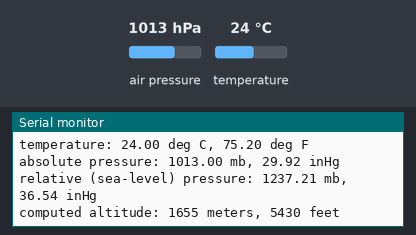
The sketch below on a simulated Arduino Uno, built with avr-gcc and run on an emulated ATmega328P. On the bench: the last lines printed to the serial monitor. Inputs (shaded band) come from the test bench; at power-on: air pressure 1013 hPa, temperature 24 °C.

Above: at 6.0 s.
6.1 s: air pressure set to 952 hPa
At 10.43 s:
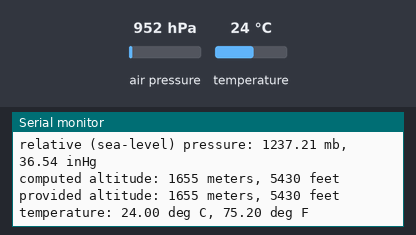
12.3 s: temperature set to 12 °C
At 15.68 s:
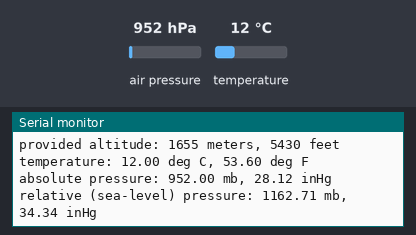
18.5 s: air pressure set to 975 hPa
At 20.81 s:
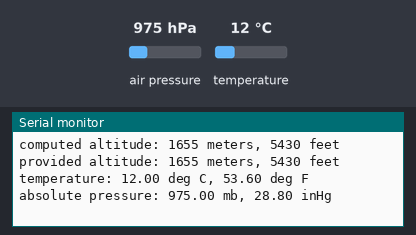
Timing chart, 0 to 22.3 s (numbered marks = the images above; inputs shaded):
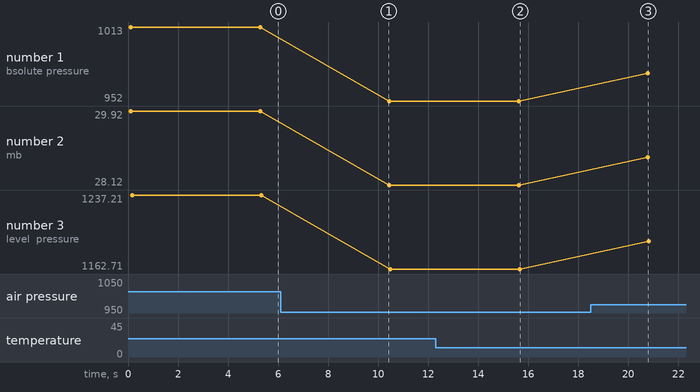

The sketch:

BMP180_sensor_test.ino
```cpp
// (licence header left out)
// Your sketch must #include this library, and the Wire library.
// (Wire is a standard library included with Arduino.):

#include <SFE_BMP180.h>
#include <Wire.h>

// You will need to create an SFE_BMP180 object, here called "pressure":

SFE_BMP180 pressure;

#define ALTITUDE 1655.0 // Altitude of SparkFun's HQ in Boulder, CO. in meters

void setup()
{
  Serial.begin(9600);
  Serial.println("REBOOT");

  // Initialize the sensor (it is important to get calibration values stored on the device).

  if (pressure.begin())
    Serial.println("BMP180 init success");
  else
  {
    // Oops, something went wrong, this is usually a connection problem,
    // see the comments at the top of this sketch for the proper connections.

    Serial.println("BMP180 init fail\n\n");
    while(1); // Pause forever.
  }
}

void loop()
{
  char state;
  double T,P,p0,a;

  // Loop here getting pressure readings every 10 seconds.

  // If you want sea-level-compensated pressure, as used in weather reports,
  // you will need to know the altitude at which your measurements are taken.
  // We're using a constant called ALTITUDE in this sketch:

  Serial.println();
  Serial.print("provided altitude: ");
  Serial.print(ALTITUDE,0);
  Serial.print(" meters, ");
  Serial.print(ALTITUDE*3.28084,0);
  Serial.println(" feet");

  // If you want to measure altitude, and not pressure, you will instead need
  // to provide a known baseline pressure. This is shown at the end of the sketch.

  // You must first get a temperature measurement to perform a pressure reading.

  // Start a temperature measurement:
  // If request is successful, the number of ms to wait is returned.
  // If request is unsuccessful, 0 is returned.

  state = pressure.startTemperature();
  if (state != 0)
  {
    // Wait for the measurement to complete:
    delay(state);

    // Retrieve the completed temperature measurement:
    // Note that the measurement is stored in the variable T.
    // Function returns 1 if successful, 0 if failure.

    state = pressure.getTemperature(T);
    if (state != 0)
    {
      // Print out the measurement:
      Serial.print("temperature: ");
      Serial.print(T,2);
      Serial.print(" deg C, ");
      Serial.print((9.0/5.0)*T+32.0,2);
      Serial.println(" deg F");

      // Start a pressure measurement:
      // The parameter is the oversampling setting, from 0 to 3 (highest res, longest wait).
      // If request is successful, the number of ms to wait is returned.
      // If request is unsuccessful, 0 is returned.

      state = pressure.startPressure(3);
      if (state != 0)
      {
        // Wait for the measurement to complete:
        delay(state);

        // Retrieve the completed pressure measurement:
        // Note that the measurement is stored in the variable P.
        // Note also that the function requires the previous temperature measurement (T).
        // (If temperature is stable, you can do one temperature measurement for a number of pressure measurements.)
        // Function returns 1 if successful, 0 if failure.

        state = pressure.getPressure(P,T);
        if (state != 0)
        {
          // Print out the measurement:
          Serial.print("absolute pressure: ");
          Serial.print(P,2);
          Serial.print(" mb, ");
          Serial.print(P*0.0295333727,2);
          Serial.println(" inHg");

          // The pressure sensor returns abolute pressure, which varies with altitude.
          // To remove the effects of altitude, use the sealevel function and your current altitude.
          // This number is commonly used in weather reports.
          // Parameters: P = absolute pressure in mb, ALTITUDE = current altitude in m.
          // Result: p0 = sea-level compensated pressure in mb

          p0 = pressure.sealevel(P,ALTITUDE); // we're at 1655 meters (Boulder, CO)
          Serial.print("relative (sea-level) pressure: ");
          Serial.print(p0,2);
          Serial.print(" mb, ");
          Serial.print(p0*0.0295333727,2);
          Serial.println(" inHg");

          // On the other hand, if you want to determine your altitude from the pressure reading,
          // use the altitude function along with a baseline pressure (sea-level or other).
          // Parameters: P = absolute pressure in mb, p0 = baseline pressure in mb.
          // Result: a = altitude in m.

          a = pressure.altitude(P,p0);
          Serial.print("computed altitude: ");
          Serial.print(a,0);
          Serial.print(" meters, ");
          Serial.print(a*3.28084,0);
          Serial.println(" feet");
        }
        else Serial.println("error retrieving pressure measurement\n");
      }
      else Serial.println("error starting pressure measurement\n");
    }
    else Serial.println("error retrieving temperature measurement\n");
  }
  else Serial.println("error starting temperature measurement\n");

  delay(5000);  // Pause for 5 seconds.
}
```

Measured:
- after the input at 12.3 s, the serial monitor: prints a new line after 3.3 s (image 2)
- after the input at 18.5 s, the serial monitor: prints a new line after 2.3 s (image 3)
- plotted number 1: 1013 → 952 after the input at 6.1 s, 952 → 975 after the input at 18.5 s
- plotted number 2: 29.92 → 28.12 after the input at 6.1 s, 28.12 → 28.8 after the input at 18.5 s
- plotted number 3: 1237.21 → 1162.71 after the input at 6.1 s, 1162.71 → 1190.8 after the input at 18.5 s
